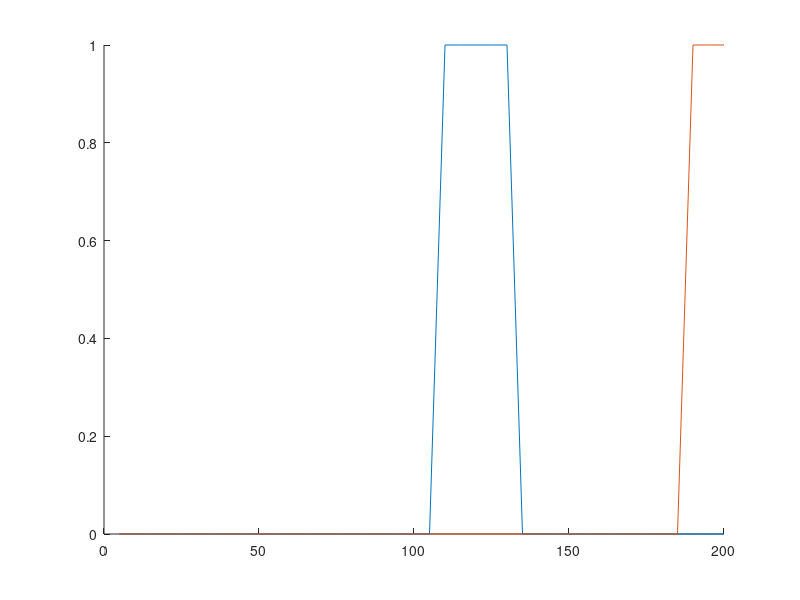

Write MATLAB code to recreate this figure.
%%

clear

envName = '2mEnv3';
trackEnd = 200;
binSize = 5;
nBins = trackEnd/binSize;
tempR = zeros(nBins,1);
tempL = zeros(nBins,1);

R = [110:130];
L = [190:200];

tempR(unique(round(R/binSize))) = 1;
tempL(unique(round(L/binSize))) = 1;

tempRL = max(tempR,tempL);

tempR_2mEnv3 = tempR;
tempL_2mEnv3 = tempL;
tempRL_2mEnv3 = tempRL;

figure; hold on
plot(binSize:binSize:trackEnd,tempR)
plot(binSize:binSize:trackEnd,tempL)

save('tempR.mat','tempR')
save(['tempR_' envName '.mat'],['tempR_' envName])

save('tempL.mat','tempL')
save(['tempL_' envName '.mat'],['tempL_' envName])

save('tempRL.mat','tempRL')
save(['tempRL_' envName '.mat'],['tempRL_' envName])




